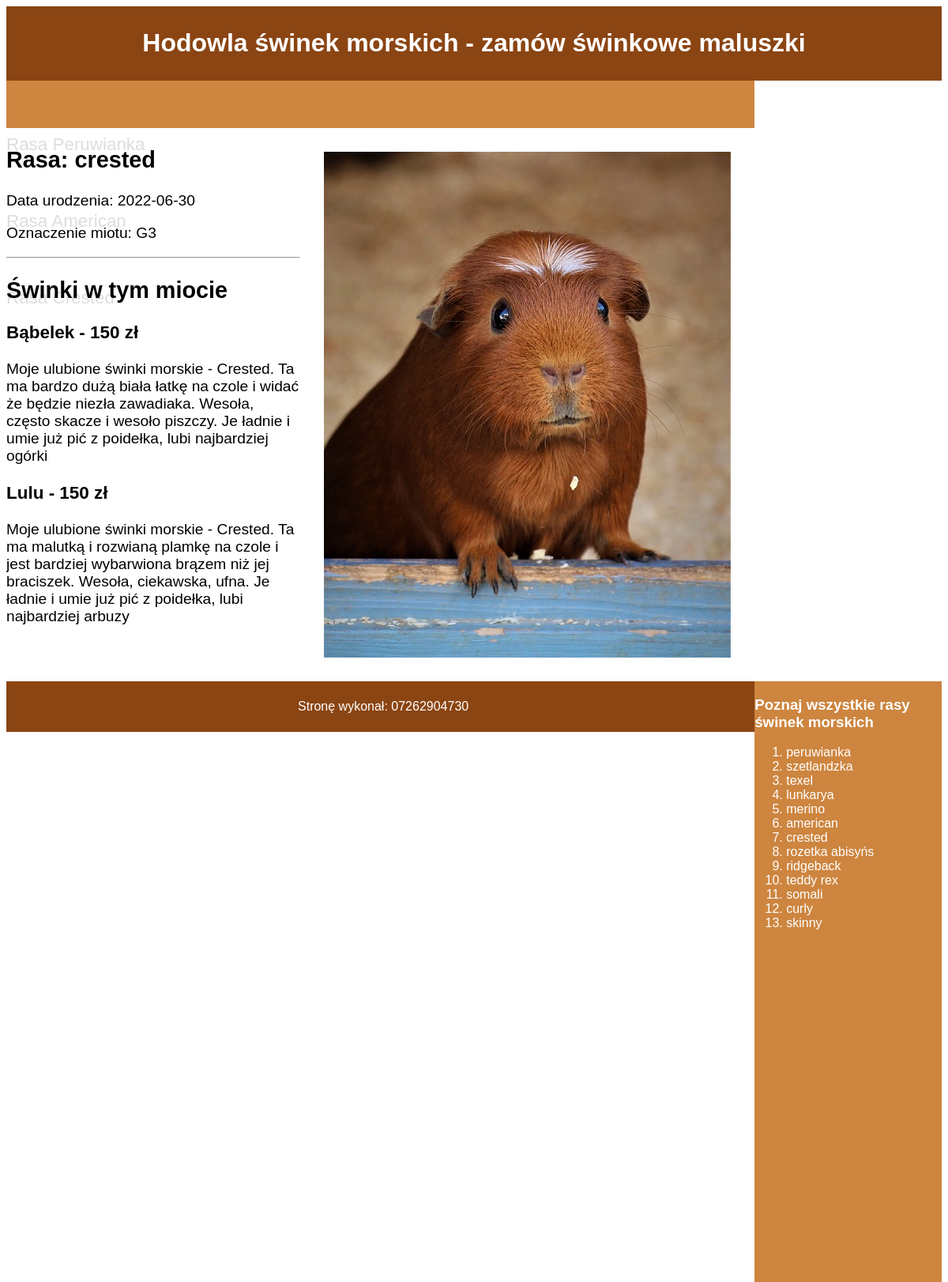
The app's page /Chomiki/crested.php with its own data.
### tables this page shows
CREATE TABLE `swinki` (
  `id` int(10) UNSIGNED NOT NULL,
  `rasy_id` int(10) UNSIGNED NOT NULL,
  `data_ur` date DEFAULT NULL,
  `miot` varchar(10) DEFAULT NULL,
  `opis` text DEFAULT NULL,
  `imie` varchar(10) DEFAULT NULL,
  `cena` int(10) UNSIGNED DEFAULT NULL
);

CREATE TABLE `rasy` (
  `id` int(10) UNSIGNED NOT NULL,
  `rasa` varchar(15) DEFAULT NULL
);

### Chomiki/crested.php (the view, shortened to what this page needs)
<?php
    $conn = new mysqli("localhost", "root", "", "hodowla");
?>
<!DOCTYPE html>
<html lang="pl">
<head>
    <link rel="stylesheet" href="styl.css">
</head>
<body>
    <div class="baner">
        <h1>Hodowla świnek morskich - zamów świnkowe maluszki</h1>
    </div>
    <div class="lewy-menu">
        <a href="peruwianka.php">
            <p>Rasa Peruwianka</p>
        </a>
        <a href="american.php">
            <p>Rasa American</p>
        </a>
        <a href="crested.php">
            <p>Rasa Crested</p>
        </a>
    </div>
    <div class="lewy-main">
        <img src="/crested.jpg" alt="Świnka morska rasy crested">
        <?php
            $sql2 = "SELECT DISTINCT data_ur, miot, rasa FROM swinki JOIN rasy ON rasy_id = rasy.id WHERE rasy_id=7";
            $result2 = $conn->query($sql2);
            while($row = $result2 -> fetch_array()) {
                echo "<h2>Rasa: $row[2]</h2>";
                echo "<p>Data urodzenia: $row[0]</p>";
                echo "<p>Oznaczenie miotu: $row[1]</p>";
            }
        ?>
        <hr>
        <h2>Świnki w tym miocie</h2>
        <?php
            $sql3 = "SELECT imie, cena, opis FROM swinki WHERE rasy_id = 7";
            $result3 = $conn->query($sql3);
            while($row = $result3 -> fetch_array()) {
                echo "<h3>$row[0] - $row[1] zł</h3>";
                echo "<p>$row[2]</p>";
            }
        ?>
    </div>
    <div class="prawy">
        <h3>Poznaj wszystkie rasy świnek morskich</h3>
        <ol>
            <?php
                $sql1 = "SELECT rasa FROM rasy";
                $result = $conn->query($sql1);
                while($row = $result -> fetch_array()) {
                    echo "<li>$row[0]</li>";
                }
            ?>
        </ol>
    </div>
    <div class="stopka">
        <p>Stronę wykonał: 07262904730</p>
    </div>
</body>
</html>

### Chomiki/styl.css (style rules this page uses)
* { font-family: "Helvetica"; }
.baner, .stopka { background-color: saddlebrown; color: white; text-align: center; padding: 7px; }
.lewy-menu { background-color: peru; width: 80%; height: 40px; padding-top: 20px; float: left; }
.lewy-main { width: 80%; height: 700px; font-size: 120%; overflow: auto; }
.prawy { background-color: peru; color: white; width: 20%; height: 760px; float: right; }
a { color: #ddd; padding-left: 90px; font-size: 140%; text-decoration: none; }
img { float: right; margin: 30px; }

### records on screen
swinki: imie "Bąbelek", cena "150", opis "Moje ulubione świnki morskie - Crested. Ta ma bardzo dużą biała łatkę na czole i widać że będzie niezła zawadiaka. Wesoła, często skacze i wesoło piszczy. Je ładnie i umie już pić z poidełka, lubi najbardziej ogórki"
swinki: imie "Lulu", cena "150", opis "Moje ulubione świnki morskie - Crested. Ta ma malutką i rozwianą plamkę na czole i jest bardziej wybarwiona brązem niż jej braciszek. Wesoła, ciekawska, ufna. Je ładnie i umie już pić z poidełka, lubi najbardziej arbuzy"
rasy: rasa "peruwianka"
rasy: rasa "szetlandzka"
rasy: rasa "texel"
rasy: rasa "lunkarya"
rasy: rasa "merino"
rasy: rasa "american"
rasy: rasa "crested"
rasy: rasa "rozetka abisyńs"
rasy: rasa "ridgeback"
rasy: rasa "teddy rex"
rasy: rasa "somali"
rasy: rasa "curly"
rasy: rasa "skinny"

### other values on screen
$row[2] "crested"
$row[0] "2022-06-30"
$row[1] "G3"
